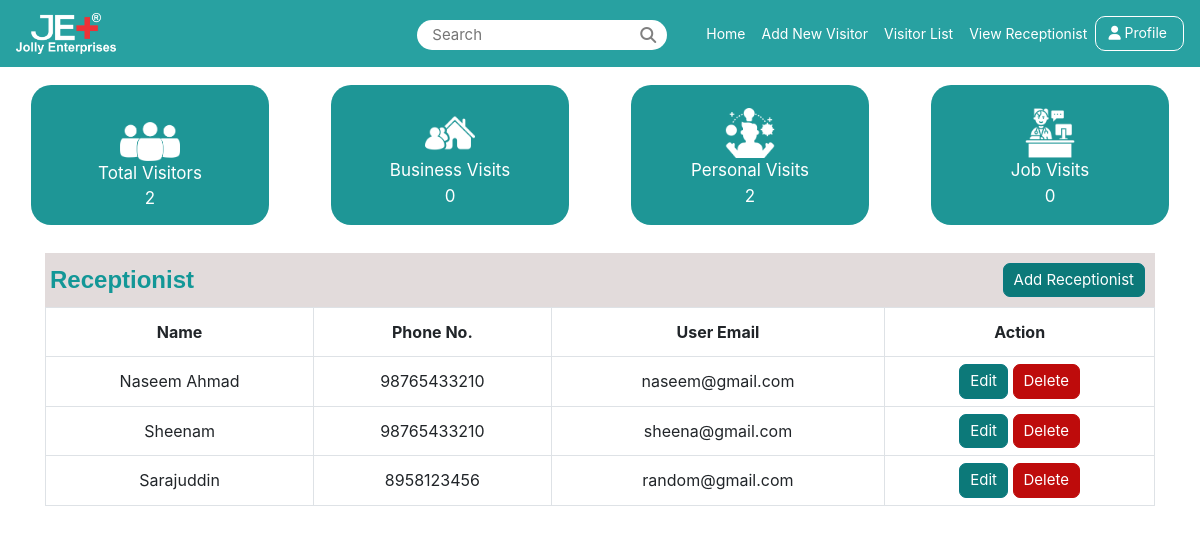
The page /viewRecptionist/ (signed in) on the database its author committed.
### mainApp/models.py (models this page shows, shortened)
class Receptionist(models.Model):
    name = models.CharField(max_length=20)
    phone = models.CharField(max_length=15)
    email = models.EmailField(max_length=100)
    address = models.CharField(max_length=150, default='')
    city = models.CharField(max_length=150, default='')
    state = models.CharField(max_length=150, default='')
    password = models.CharField(max_length=50, default='12345')
    date_of_creation = models.DateField(null=True, blank=True)
    createdBy = models.CharField(max_length=50, null=True, blank=True)
    last_updated = models.CharField(max_length=50, blank=True, null=True)
    who_updated = models.CharField(max_length=50, null=True, blank=True)

### mainApp/views.py (the view)
# urls.py: path('viewRecptionist/', views.view_Receptionist),
@login_required(login_url="/login/")
def view_Receptionist(request):
    r = Receptionist.objects.all()
    tvisitors = Visitor.objects.count()
    bvisits = Visitor.objects.filter(purpose=1).count()
    pvisits = Visitor.objects.filter(purpose=3).count()
    jvisits = Visitor.objects.filter(purpose=2).count()
    return render(request, 'viewRecptionist.html', {'total_visits':tvisitors, 'bvisits':bvisits, 'pvisits':pvisits, 'jvisits':jvisits, 'receps':r})

### mainApp/templates/viewRecptionist.html (shortened to what this page needs)
{% extends 'index.html' %}
{% block body %}
<section class="container">
  <div class=" admin-profile-section d-flex justify-content-between" style="background-color: #e2dbdb;">
   <div class="d-flex align-items-center">
    <span class="visitors-table-class">Receptionist</span>
  </div>
  <div class="">
   <a href="/add-receptionist/"><button class="visitor-btn">Add Receptionist</button></a>
  </div>
</div>
<div class="table-responsive">
  <table class="table table-bordered table-hover">
    <tbody>
      <tr class="trclass">
        <th>Name</th>
        <th>Phone No.</th>
        <th>User Email</th>
        <th>Action</th>
      </tr>
      {% for r in receps %}
      <tr>
        <td class="align-middle">{{r.name}}</td>
        <td class="align-middle">{{r.phone}}</td>
        <td class="align-middle">{{r.email}}</td>
        <td class="align-middle" colspan="2"><a href="/update-recep/{{r.id}}" class="edit btn">Edit</a> <a href="/delete-recep/{{r.id}}" class="Delete btn">Delete</a></td>
      </tr>
      {% endfor %}
    </tbody>
  </table>
  </div>
</section>
{% endblock %}

### static/css/style.css (style rules this page uses)
* { margin: 0; padding: 0; box-sizing: border-box; }
body { overflow: hidden; overflow-y: auto; }
.admin-profile-section { margin-top: 20px; }
.visitors-table-class { font-size: 24px !important; font-weight: bold; padding: 5px; color: rgb(19, 151, 151); font-family: Arial, Helvetica, sans-serif; }
.align-middle { text-align: center; padding: 7px !important ; }
.visitor-btn { margin: 10px; border-radius: 7px; padding: 5px 10px; background-color: rgb(12, 121, 121); border: 1px solid rgb(9, 121, 129); color: white; font-size: 15px; cursor: pointer; outline: none; box-shadow: none; }
.edit, .Delete { border-radius: 7px; padding: 5px 10px; background-color: rgb(12, 121, 121); border: 1px solid rgb(9, 121, 129); color: white; font-size: 15px; outline: none; }
.Delete { background-color: rgb(190, 11, 11); border: 1px solid rgb(190, 11, 11); }
.trclass { text-align: center; }

### rows shown on the page
Receptionist: name "Naseem Ahmad", phone "98765433210", email "naseem@gmail.com"
Receptionist: name "Sheenam", phone "98765433210", email "sheena@gmail.com"
Receptionist: name "Sarajuddin", phone "8958123456", email "random@gmail.com"

### other values the page prints
{{ total_visits }} "2"
{{ bvisits }} "0"
{{ pvisits }} "2"
{{ jvisits }} "0"
